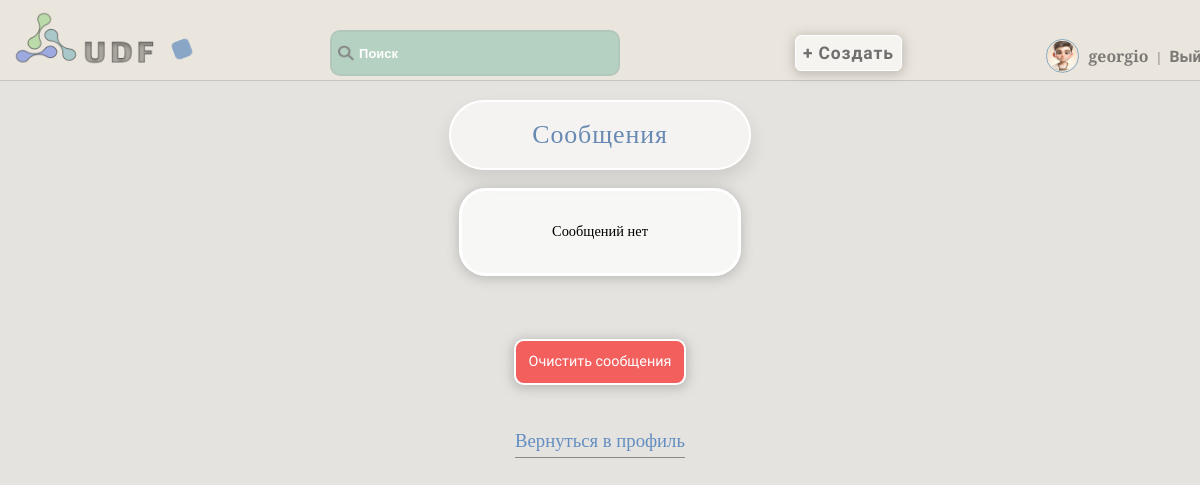
The app's page /accounts/inbox/ (signed in), older data.
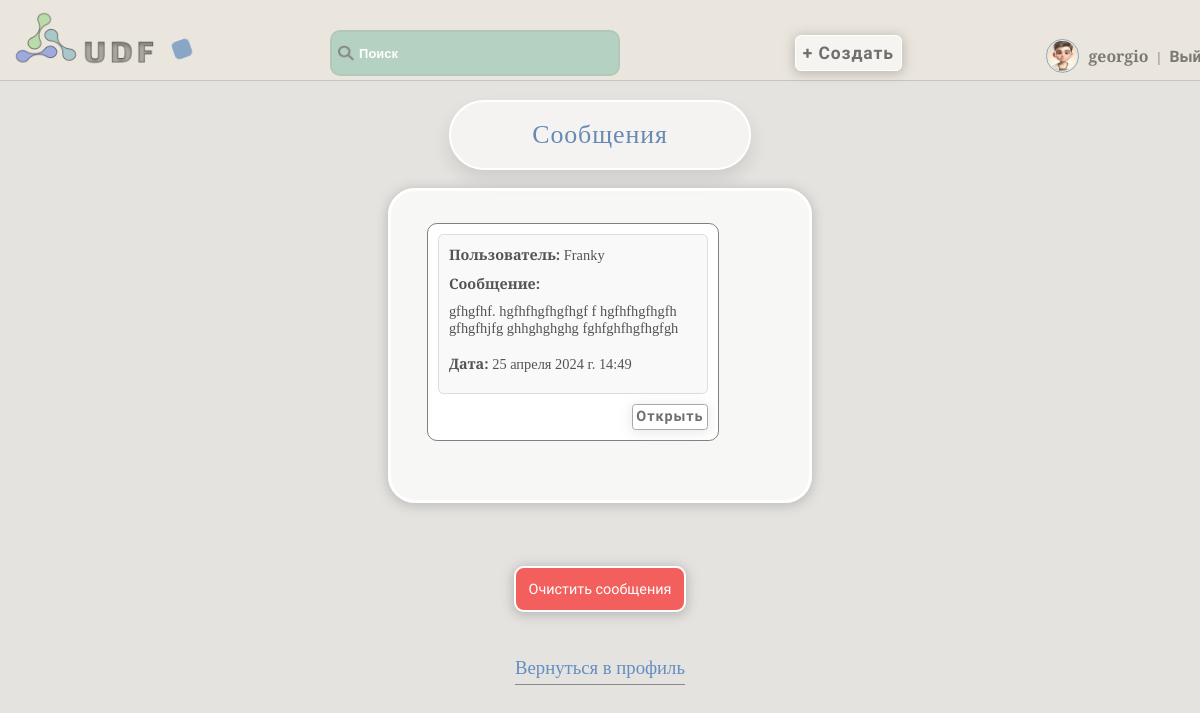
The same page, newer data.
### accounts/models.py (models this page shows, shortened)
class Message(models.Model):
    sender = models.ForeignKey(User, related_name='sent_messages', on_delete=models.CASCADE)
    recipient = models.ForeignKey(User, related_name='received_messages', on_delete=models.CASCADE)
    content = models.TextField()
    timestamp = models.DateTimeField(auto_now_add=True)
    is_read = models.BooleanField(default=False)

class User(AbstractUser):
    username = models.CharField(max_length=150, unique=True, verbose_name='Имя')
    password = models.CharField(max_length=128, null=False, blank=False, verbose_name='Пароль')
    bio = models.TextField(blank=True, verbose_name='Биография')
    country = models.CharField(max_length=50, blank=True, verbose_name='Страна')
    city = models.CharField(max_length=50, blank=True, verbose_name='Город')
    is_online = models.BooleanField(default=False, verbose_name='Статус')
    occupation = models.CharField(max_length=50, blank=True, verbose_name='Род деятельности')
    avatar = models.ImageField(upload_to='avatars', blank=True, verbose_name='Аватар')
    date_joined = models.DateTimeField(auto_now_add=True, verbose_name='Дата')
    email = models.EmailField(unique=True)
    gender_choices = [
        ('M', 'Мужской'),
        ('F', 'Женский'),
    ]
    gender = models.CharField(max_length=1, choices=gender_choices, blank=True, verbose_name='Пол')
    age = models.IntegerField(blank=True, null=True, verbose_name='Возраст')
    last_login = models.DateTimeField(default=timezone.now)
    groups = None
    user_permissions = None
    def is_online(self):
        return (timezone.now() - self.last_login).seconds < 3600

### accounts/views.py (the view)
# urls.py: path('inbox/', inbox, name='inbox'),
@login_required
def inbox(request):
    if request.method == 'POST' and 'delete_all' in request.POST:
        Message.objects.filter(recipient=request.user).delete()
        return redirect('inbox')
    unread_messages = Message.objects.filter(recipient=request.user, is_read=False)
    for message in unread_messages:
        message.is_read = True
        message.save()
    messages = Message.objects.filter(recipient=request.user).order_by('-timestamp')
    return render(request, 'messages/inbox.html', {'messages': messages})

### accounts/templates/messages/inbox.html (shortened to what this page needs)
{% extends 'core/base.html' %}
{% block content %}
  <h1>Сообщения</h1>
  <form method="post">
    <div class="inbox-message">
      {% if messages %}
        <ul>
          {% for message in messages %}
            <li>
              <div class="message-content-inbox">
                <strong class="user-strong"> Пользователь:</strong> {{ message.sender.username }}<br>
                <div class="message-inbox-area">
                  <strong class="message-strong">Сообщение:</strong><br> {{ message.content| truncatewords:7 }}<br>
                </div>
                <br>
                <strong class="data-stong"> Дата:</strong> {{ message.timestamp }}
              </div>
              <button class="view-message-btn" data-content="{{ message.content }}">Открыть</button>
            </li>
          {% endfor %}
        </ul>
      {% else %}
        <p>Сообщений нет</p>
      {% endif %}
    </div>
    <button class="del-messages-but" type="submit" name="delete_all">Очистить сообщения</button>
  </form>
  <a class="back-profile" href="{% url 'bio_view' %}">Вернуться в профиль</a>
{% endblock %}

Row changes from the older to the newer data that the page shows:
added Message: sender.username "Franky", content "gfhgfhf. hgfhfhgfhgfhgf f hgfhfhgfhgfh gfhgfhjfg ghhghghghg fghfghfhgfhgfgh", timestamp "25 апреля 2024 г. 14:49"
Text that changed along with them:
text no longer shown: "Сообщений нет"
